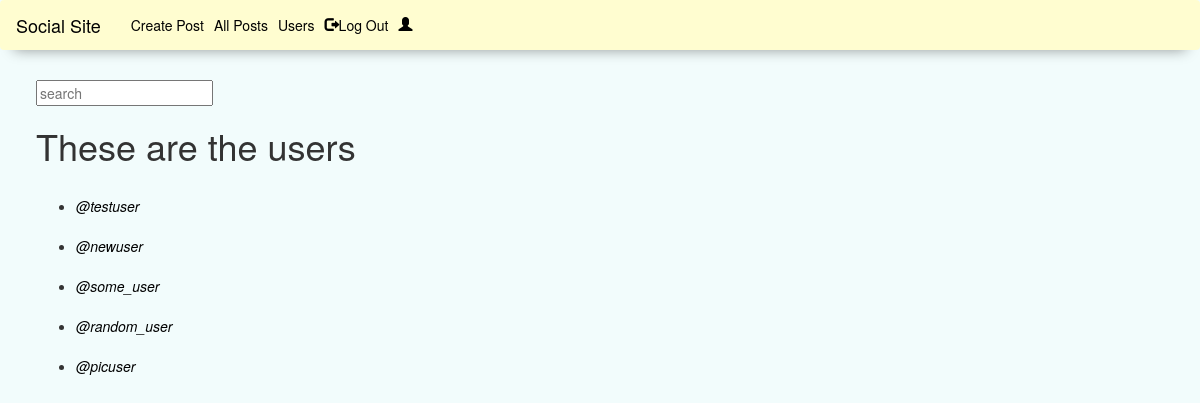
The page /accounts/user_list/ (signed in) on the database its author committed.
### accounts/models.py (models this page shows, shortened)
class Profile(models.Model):
    user = models.OneToOneField(User, on_delete = models.CASCADE)
    image = models.ImageField(default='default.jpg',upload_to='profile_pic')
    slug = AutoSlugField(populate_from='user')
    bio = models.CharField(max_length = 100, blank = True)
    friends = models.ManyToManyField('Profile',blank = True)
    def __str__(self):
        return f'@{self.user.username}'

### accounts/views.py (the view)
class users_list(generic.ListView):
    model = models.Profile
    template_name = 'accounts/user_list.html'
    def get_queryset(self):
        return models.Profile.objects.exclude(user=self.request.user)

### accounts/templates/accounts/user_list.html
{% extends "base.html" %}
{% load bootstrap3 %}
{% block content %}
  <form action="{% url 'accounts:search_users' %}" method="get">
    <input type="text" name="user_name" placeholder="search">
  </form>
  <h1>These are the users</h1>
  <div class="">
    <ul>
      {% for user in object_list  %}
        <br><li><a href="{% url 'accounts:user_profile' slug=user|slugify %}">
        {{user}}</a></li>
      {%endfor%}
    </ul>
  </div>
{% endblock %}

### static/CSS/mysite.css (style rules this page uses)
a { color : black; font-style: italic; }

### rows shown on the page
Profile: user.username "@testuser"
Profile: user.username "@newuser"
Profile: user.username "@some_user"
Profile: user.username "@random_user"
Profile: user.username "@picuser"
